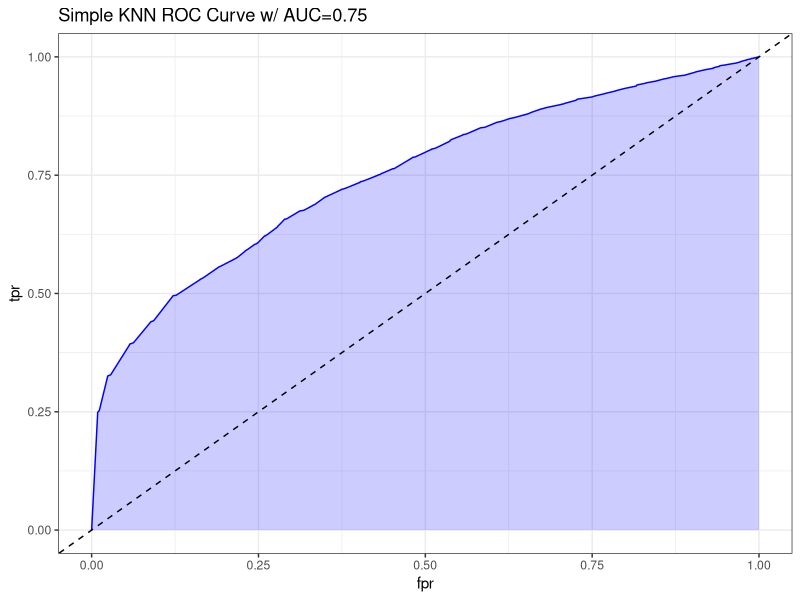

R code for this plot: (Note: this script raises an error after producing the figure.)
## ---- chunk 1
knitr::opts_chunk$set(echo = TRUE)
library(caret)
library(class)
library(ggplot2)
## ---- chunk 2
# Load data
train_knn_x <- read.csv('../Train Test Set/train_knn_x.csv')
train_knn_y <- read.csv('../Train Test Set/train_knn_y.csv')
test_knn_x <- read.csv('../Train Test Set/test_knn_x.csv')
test_knn_y <- read.csv('../Train Test Set/test_knn_y.csv')

# Display statistics
str(train_knn_x)
summary(train_knn_x)
head(train_knn_x)

str(train_knn_y)
summary(train_knn_y)
head(train_knn_y)
## ---- chunk 3
# Set seed for reproducibility
set.seed(12345)

# Build a model
model_knn <- knn(train = train_knn_x,
                 test = test_knn_x,
                 cl = train_knn_y$x,
                 k = sqrt(nrow(train_knn_x)),
                 prob = TRUE)
prediction_knn_probability <- attributes(model_knn)$prob
## ---- chunk 4
# Display summary
summary(model_knn)
## ---- chunk 5
# Set seed for reproducibility
set.seed(12345)

# Set up control parameters
ctrl <- trainControl(method = 'cv',
                     number = 10)

# Define the tuning grid
grid <- expand.grid(k = seq(1, 20, by = 1))

# Tune the model
knn_tuned <- train(x = train_knn_x,
                   y = train_knn_y$x,
                   method = 'knn', 
                   trControl = ctrl,
                   tuneGrid = grid)

# Store best parameter
best_k <- knn_tuned$bestTune$k

# Build a model
model_knn_tuned <- knn(train = train_knn_x,
                       test = test_knn_x,
                       cl = train_knn_y$x, 
                        k = best_k,
                       prob = TRUE)
## ---- chunk 6
# Display summary
print(best_k)
summary(model_knn_tuned)
## ---- chunk 7
# Make a prediction
prediction_knn <- model_knn
prediction_knn_probability <- attributes(prediction_knn)$prob
summary(prediction_knn_probability)

# Perform confusion matrix
cm_knn <- confusionMatrix(as.factor(prediction_knn),
                          as.factor(test_knn_y$x), positive = '1')
cm_knn
## ---- chunk 8
pred <- ROCR::prediction(prediction_knn_probability, test_knn_y$x)
perf <- ROCR::performance(pred, measure = "tpr", x.measure = "fpr")
auc <- ROCR::performance(pred, measure="auc")


auc <- round(auc@y.values[[1]],3)
roc.data <- data.frame(fpr=unlist(perf@x.values),
                       tpr=unlist(perf@y.values),
                       model="GLM")

ggplot(roc.data, aes(x=fpr, ymin=0, ymax=tpr)) +
    geom_ribbon(alpha=0.2, fill = "blue") +
    geom_line(aes(y=tpr), col = "blue") +
    geom_abline(intercept = 0, slope = 1, lty = "dashed") +
    labs(title = paste0("Simple KNN ROC Curve w/ AUC=", auc)) +
    theme_bw()
## ---- chunk 9
# Write to csv
write.csv(prediction_knn_probability,
          file = '../Predictions/prediction_knn_probability.csv',
          row.names = FALSE)

# Extract confusion matrix
write.csv(cm_knn$table,
          file = '../Confusion Matrix/cm_knn.csv',
          row.names = FALSE)
## ---- chunk 10
# Make a prediction
prediction_knn_tuned <- model_knn_tuned
prediction_knn_tuned_probability <- attributes(prediction_knn_tuned)$prob
summary(prediction_knn_tuned_probability)

# Perform confusion matrix
cm_knn_tuned <- confusionMatrix(as.factor(prediction_knn_tuned),
                                as.factor(test_knn_y$x), positive = '1')
cm_knn_tuned
## ---- chunk 11
pred <- ROCR::prediction(prediction_knn_tuned_probability, test_knn_y$x)
perf <- ROCR::performance(pred, measure = "tpr", x.measure = "fpr")
auc <- ROCR::performance(pred, measure="auc")


auc <- round(auc@y.values[[1]],3)
roc.data <- data.frame(fpr=unlist(perf@x.values),
                       tpr=unlist(perf@y.values),
                       model="GLM")

ggplot(roc.data, aes(x=fpr, ymin=0, ymax=tpr)) +
    geom_ribbon(alpha=0.2, fill = "blue") +
    geom_line(aes(y=tpr), col = "blue") +
    geom_abline(intercept = 0, slope = 1, lty = "dashed") +
    labs(title = paste0("Tuned KNN ROC Curve w/ AUC=", auc)) +
    theme_bw()
## ---- chunk 12
# Write to csv
write.csv(prediction_knn_tuned_probability,
          file = '../Predictions/prediction_knn_tuned_probability.csv',
          row.names = FALSE)

# Extract confusion matrix
write.csv(cm_knn_tuned$table,
          file = '../Confusion Matrix/cm_knn_tuned.csv',
          row.names = FALSE)
